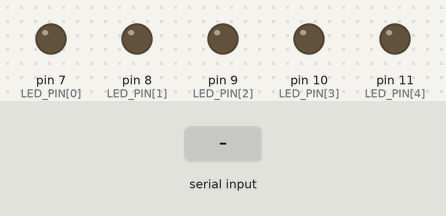
Simulated run of this sketch. Board: Arduino Uno, built with avr-gcc and run on an emulated ATmega328P. Parts: output pins drawn as LEDs (lit = HIGH). The inputs (shaded band) are chosen by the test bench.

Above: at 1.2 s.
1.3 s: "1*" received over Serial
At 1.9 s:
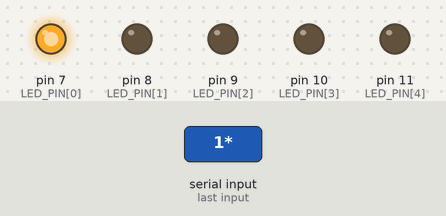
2.8 s: "0*" received over Serial
At 3.1 s:
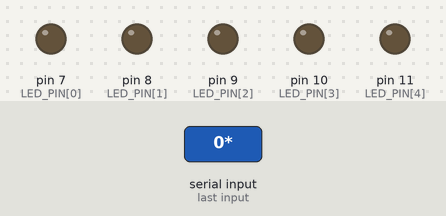
Timing chart, 0 to 5.8 s (numbered marks = the images above; inputs shaded):
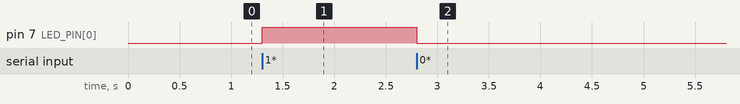

The sketch:

script.ino
```cpp
const int LED_COUNT = 5;
const int LED_PIN[LED_COUNT] = {7, 8, 9, 10, 11};

void setup() {
  Serial.begin(9600);

  for (const int PIN: LED_PIN) {
    pinMode(PIN, OUTPUT);
  }

}

void loop() {

 if (Serial.available() > 0) {

  String data = Serial.readStringUntil('*');

  for (int i = 0; i < 5; ++i) {

    if (data[i] == '1') { // ON LED
      digitalWrite(LED_PIN[i], HIGH);
    } else {
      digitalWrite(LED_PIN[i], LOW);
    }

  }

 }

}
```

Measured:
- after the input at 1.3 s, pin 7 (LED_PIN[0]): LOW → HIGH at once
- after the input at 2.8 s, pin 7 (LED_PIN[0]): HIGH → LOW at once
